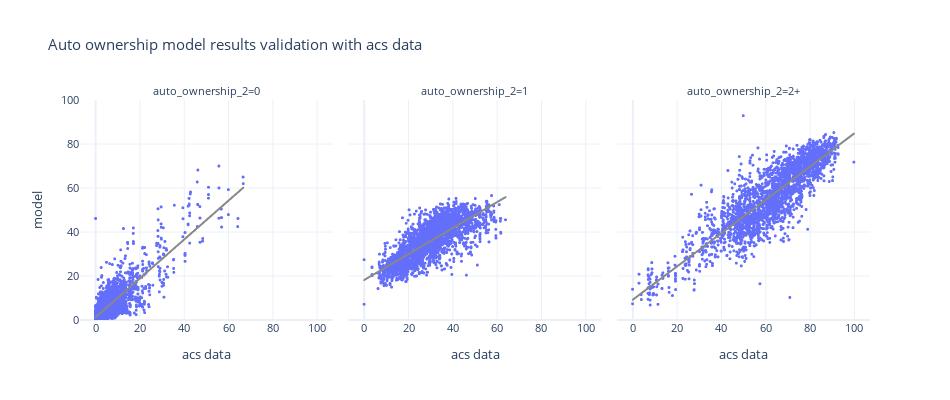

Write notebook code for a chart like this one.
### Code cell
df_plot = pd.pivot(bg_auto_ownership, index=['block_group_id','auto_ownership_2'], columns='source', values='percentage').reset_index()



fig = px.scatter(df_plot, x="acs data", y="model", trendline="ols", trendline_color_override='rgb(136, 136, 136)',
                 template="plotly_white",
                 facet_col='auto_ownership_2', height=400, width=1000,
                 title="Auto ownership model results validation with acs data")
fig.update_xaxes(dtick=20)
fig.update_yaxes(dtick=20,range=[0, 100])
fig.update_traces(marker_size=3)
fig.update_layout(height=400, width=950, font=dict(size=11))
fig.show()

### Figure 1 — Plotly figure (JSON) as saved in the notebook; plotly's stock layout.template omitted (floating-point values rounded to 4 significant figures; data arrays with more than 128 entries replaced by an {"elided": "..."} marker saying what was removed)
{"data": [{"hovertemplate": "auto_ownership_2=0<br>acs data=%{x}<br>model=%{y}<extra></extra>", "legendgroup": "", "marker": {"color": "#636efa", "size": 3, "symbol": "circle"}, "mode": "markers", "name": "", "showlegend": false, "type": "scattergl", "x": {"elided": "2641 float values"}, "xaxis": "x", "y": {"elided": "2641 float values"}, "yaxis": "y"}, {"hovertemplate": "<b>OLS trendline</b><br>model = 0.882428 * acs data + 1.26402<br>R<sup>2</sup>=0.711399<br><br>auto_ownership_2=0<br>acs data=%{x}<br>model=%{y} <b>(trend)</b><extra></extra>", "legendgroup": "", "line": {"color": "rgb(136, 136, 136)"}, "marker": {"color": "#636efa", "size": 3, "symbol": "circle"}, "mode": "lines", "name": "", "showlegend": false, "type": "scattergl", "x": {"elided": "2633 float values"}, "xaxis": "x", "y": {"elided": "2633 float values"}, "yaxis": "y"}, {"hovertemplate": "auto_ownership_2=1<br>acs data=%{x}<br>model=%{y}<extra></extra>", "legendgroup": "", "marker": {"color": "#636efa", "size": 3, "symbol": "circle"}, "mode": "markers", "name": "", "showlegend": false, "type": "scattergl", "x": {"elided": "2641 float values"}, "xaxis": "x2", "y": {"elided": "2641 float values"}, "yaxis": "y2"}, {"hovertemplate": "<b>OLS trendline</b><br>model = 0.589591 * acs data + 18.1659<br>R<sup>2</sup>=0.605043<br><br>auto_ownership_2=1<br>acs data=%{x}<br>model=%{y} <b>(trend)</b><extra></extra>", "legendgroup": "", "line": {"color": "rgb(136, 136, 136)"}, "marker": {"color": "#636efa", "size": 3, "symbol": "circle"}, "mode": "lines", "name": "", "showlegend": false, "type": "scattergl", "x": {"elided": "2635 float values"}, "xaxis": "x2", "y": {"elided": "2635 float values"}, "yaxis": "y2"}, {"hovertemplate": "auto_ownership_2=2+<br>acs data=%{x}<br>model=%{y}<extra></extra>", "legendgroup": "", "marker": {"color": "#636efa", "size": 3, "symbol": "circle"}, "mode": "markers", "name": "", "showlegend": false, "type": "scattergl", "x": {"elided": "2641 float values"}, "xaxis": "x3", "y": {"elided": "2641 float values"}, "yaxis": "y3"}, {"hovertemplate": "<b>OLS trendline</b><br>model = 0.755146 * acs data + 9.16933<br>R<sup>2</sup>=0.756349<br><br>auto_ownership_2=2+<br>acs data=%{x}<br>model=%{y} <b>(trend)</b><extra></extra>", "legendgroup": "", "line": {"color": "rgb(136, 136, 136)"}, "marker": {"color": "#636efa", "size": 3, "symbol": "circle"}, "mode": "lines", "name": "", "showlegend": false, "type": "scattergl", "x": {"elided": "2635 float values"}, "xaxis": "x3", "y": {"elided": "2635 float values"}, "yaxis": "y3"}], "layout": {"annotations": [{"font": {}, "showarrow": false, "text": "auto_ownership_2=0", "x": 0.16, "xanchor": "center", "xref": "paper", "y": 1.0, "yanchor": "bottom", "yref": "paper"}, {"font": {}, "showarrow": false, "text": "auto_ownership_2=1", "x": 0.5, "xanchor": "center", "xref": "paper", "y": 1.0, "yanchor": "bottom", "yref": "paper"}, {"font": {}, "showarrow": false, "text": "auto_ownership_2=2+", "x": 0.84, "xanchor": "center", "xref": "paper", "y": 1.0, "yanchor": "bottom", "yref": "paper"}], "font": {"size": 11}, "height": 400, "legend": {"tracegroupgap": 0}, "title": {"text": "Auto ownership model results validation with acs data"}, "width": 950, "xaxis": {"anchor": "y", "domain": [0.0, 0.32], "dtick": 20, "title": {"text": "acs data"}}, "xaxis2": {"anchor": "y2", "domain": [0.34, 0.66], "dtick": 20, "matches": "x", "title": {"text": "acs data"}}, "xaxis3": {"anchor": "y3", "domain": [0.68, 1.0], "dtick": 20, "matches": "x", "title": {"text": "acs data"}}, "yaxis": {"anchor": "x", "domain": [0.0, 1.0], "dtick": 20, "range": [0, 100], "title": {"text": "model"}}, "yaxis2": {"anchor": "x2", "domain": [0.0, 1.0], "dtick": 20, "matches": "y", "range": [0, 100], "showticklabels": false}, "yaxis3": {"anchor": "x3", "domain": [0.0, 1.0], "dtick": 20, "matches": "y", "range": [0, 100], "showticklabels": false}}}
